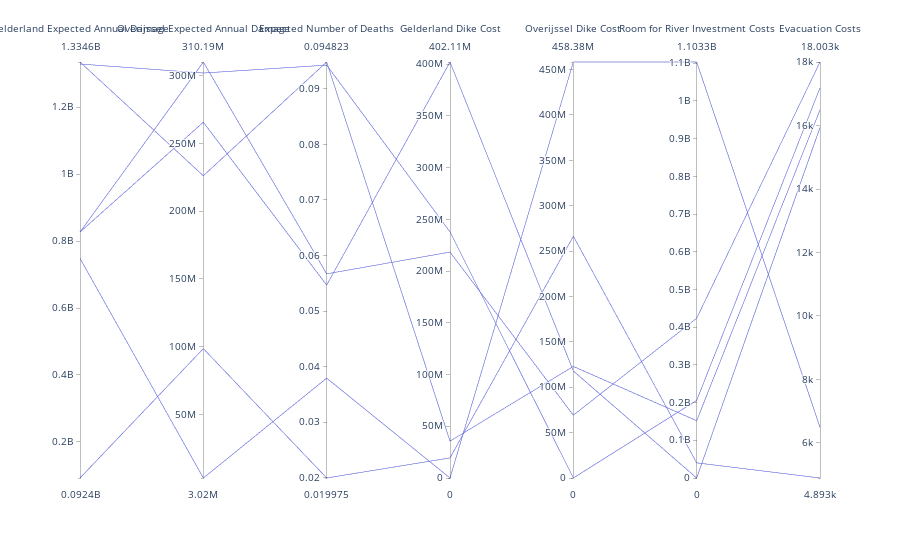

The notebook cell this image was saved under:
### Code cell
fig = px.parallel_coordinates(max_regret, labels = {"Gelderland Yearly Damage": 'Gelderland Expected Annual Damage', "Overijssel Yearly Damage":'Overijssel Expected Annual Damage', "Expected Deaths":'Expected Number of Deaths', "Gelderland Dike Costs":'Gelderland Dike Cost',
 "Overijssel Dike Costs":'Overijssel Dike Cost', "RfR Costs":'Room for River Investment Costs', "Evacuation Cost":'Evacuation Costs'})
fig.show()

### Figure 1 — Plotly figure (JSON) as saved in the notebook; plotly's stock layout.template omitted (floating-point values rounded to 4 significant figures)
{"data": [{"dimensions": [{"label": "Gelderland Expected Annual Damage", "values": [92360000.0, 1335000000.0, 826800000.0, 748100000.0, 1329000000.0, 826800000.0]}, {"label": "Overijssel Expected Annual Damage", "values": [98530000.0, 226200000.0, 265700000.0, 3022000.0, 302000000.0, 310200000.0]}, {"label": "Expected Number of Deaths", "values": [0.01998, 0.09482, 0.05468, 0.03794, 0.09426, 0.0567]}, {"label": "Gelderland Dike Cost", "values": [19420000.0, 35650000.0, 402100000.0, 0, 237900000.0, 218400000.0]}, {"label": "Overijssel Dike Cost", "values": [266400000.0, 122900000.0, 117900000.0, 458400000.0, 0, 69210000.0]}, {"label": "Room for River Investment Costs", "values": [40200000, 151900000, 0, 1103300000, 205800000, 423600000]}, {"label": "Evacuation Costs", "values": [4893.0, 16500.0, 15940.0, 6491.0, 17180.0, 18000.0]}], "domain": {"x": [0, 1], "y": [0, 1]}, "name": "", "type": "parcoords"}], "layout": {"autosize": true, "legend": {"tracegroupgap": 0}, "margin": {"t": 60}}}
